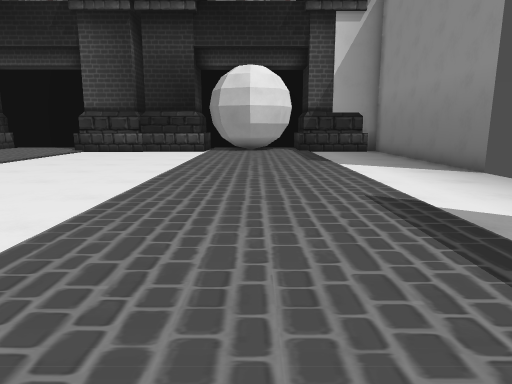
view 1 (above)

20 first-person views from a walk through a 3-D level made in the Godot game engine. The camera is 1.2 m above the floor, tilts 10° down and sees 70° across. The floor is counted in squares, 1 m on a side. Each view is taken from the middle of a square. On the plan, view 1 faces up. The plan holds only what a view shows up to about 15 squares ahead; the rest is blank. The place goes on beyond the plan. Some surface patterns are stand-ins.

view 2
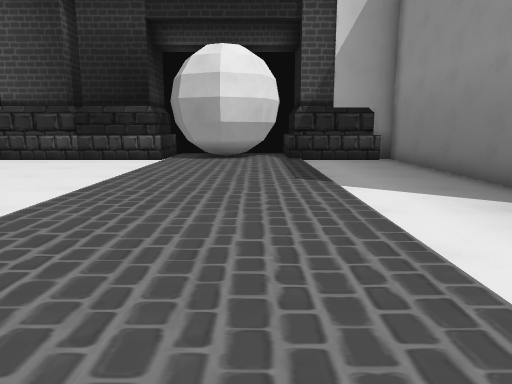

view 3
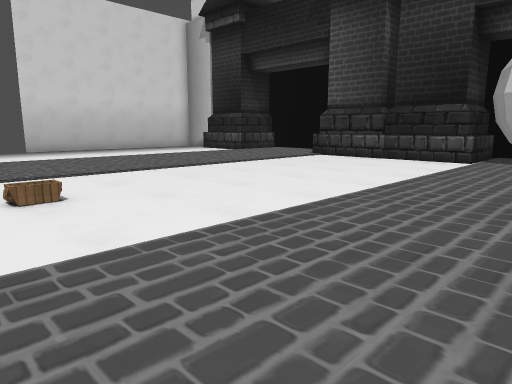

view 4
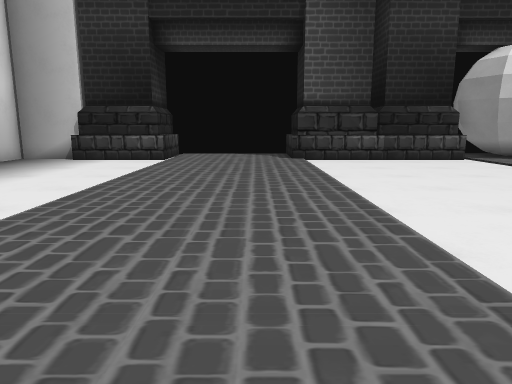

view 5
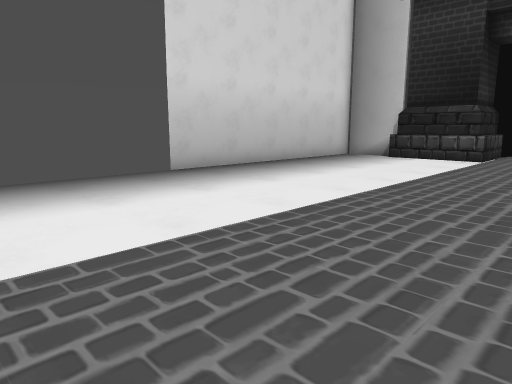

view 6
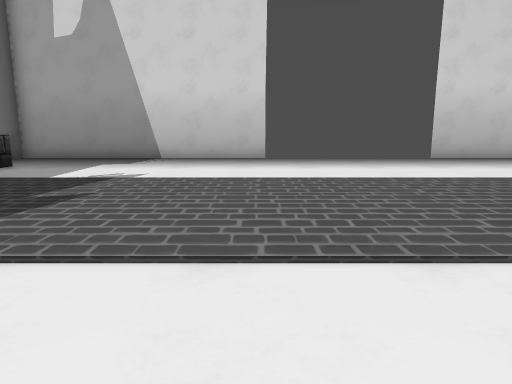

view 7
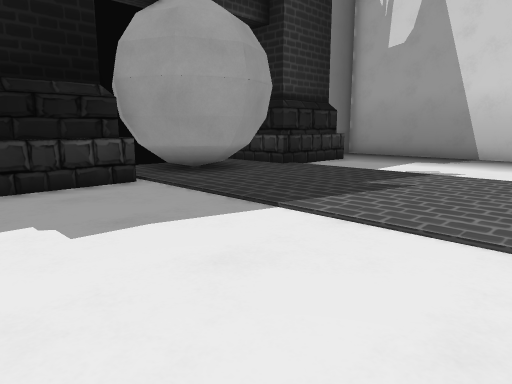

view 8
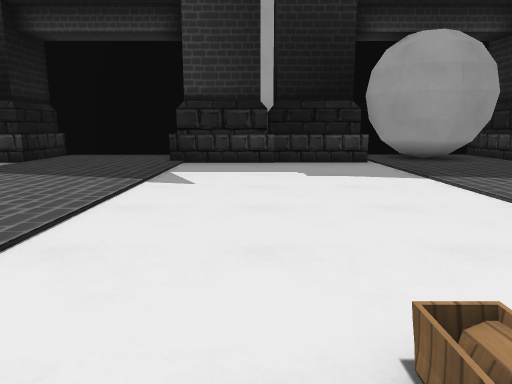

view 9
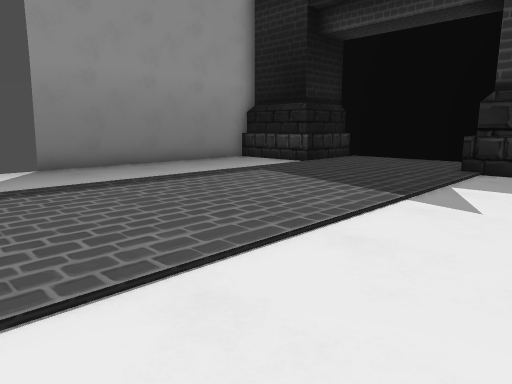

view 10
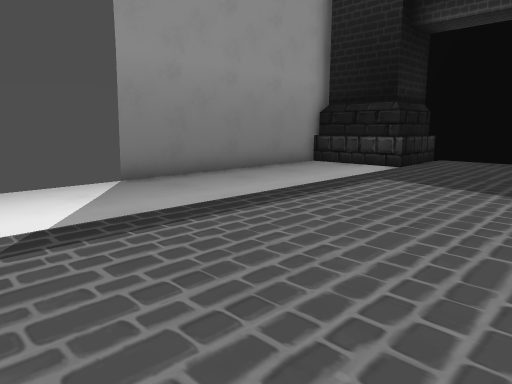

view 11
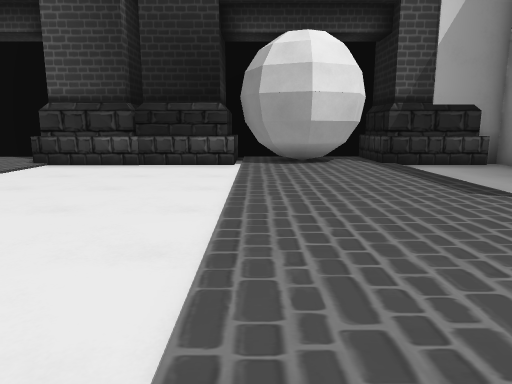

view 12
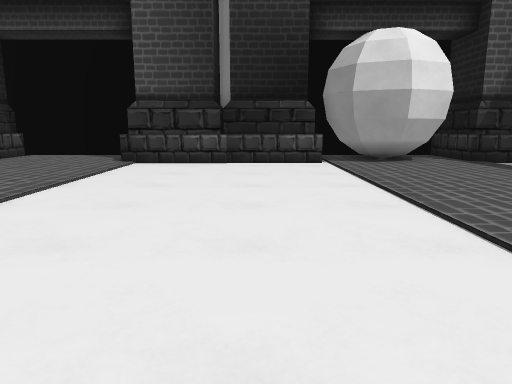

view 13
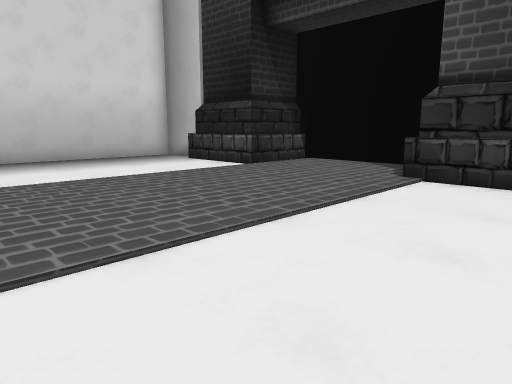

view 14
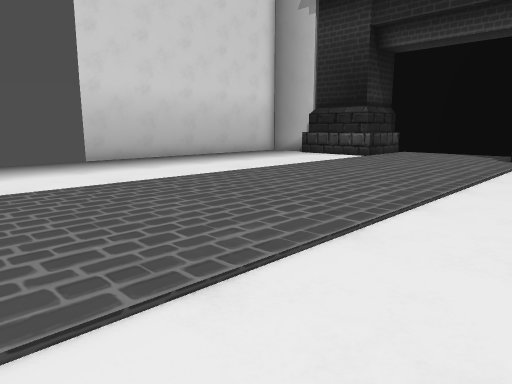

view 15
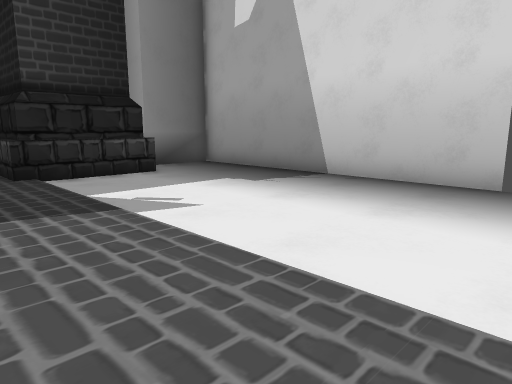

view 16
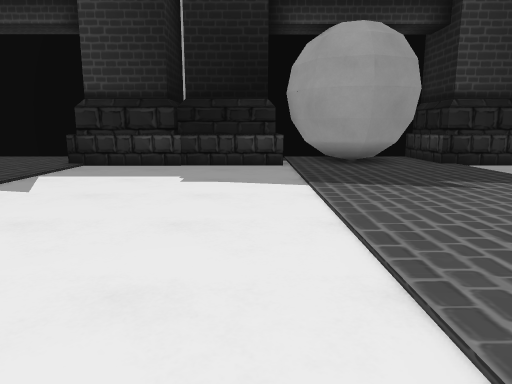

view 17
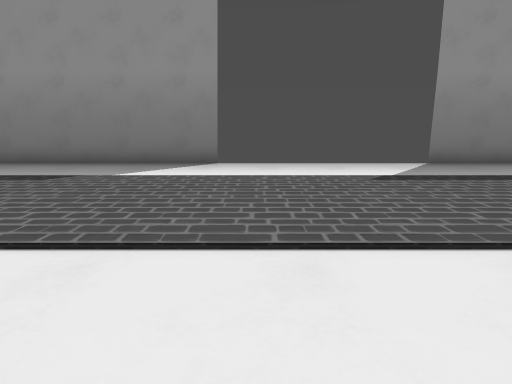

view 18
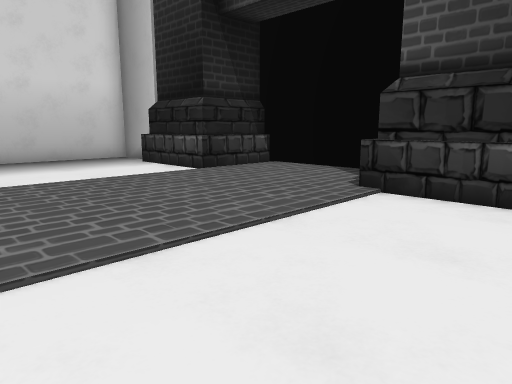

view 19
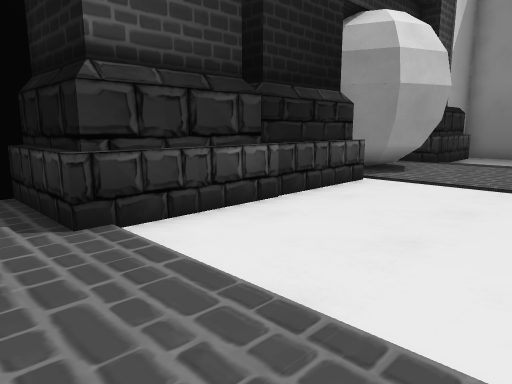

view 20
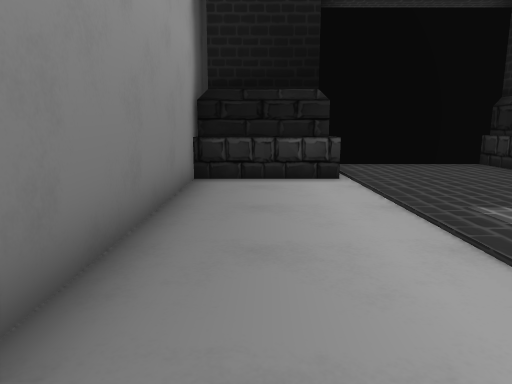

### Floor plan
Points are (right, up) in squares from view 1. A wall is a line through its corners. A room is listed if a view was taken in it or the views show most of it. See-through windows are left out.
Room 1 (views 1, 2, 3, 4, 5, 6, 7, 8, 9, 10, 11, 12, 13, 14, 15, 16, 17, 18, 19, 20)
walls: (-9.8, -4.4) (-9.2, -5.9); (-11, -4.1) (-9.9, -4.6); (-8.7, -4.9) (-2.2, -4.9); (-12.9, -4.4) (-11.3, -3.7) (-10, -4.3) (-9.3, -6); (-12.7, -4.6) (-11.5, -4.1); (-2.7, 19.7) (-9.3, 19.7) (-9.3, 22.3); (-1.6, 19.4) (-2.2, 20.8); (6.5, 10.2) (6.5, 19.9) (5.6, 19.9); (-20.6, 3.5) (-20.6, -6.3) (-18, -6.3); (-2.3, -6.5) (-2.3, -7.5) (3.3, -7.5) (3.2, -4.9) (6.4, -4.9); (0.9, 19.3) (-0.3, 18.8) (-1.4, 19.3); (-14.9, 19.7) (-18, 19.7); (-9.6, 22.3) (-14.9, 22.3) (-14.9, 19.4); (1.4, 20.2) (1.1, 19.3); (-17.4, -4.9) (-14.2, -4.9); (1.9, 20.7) (1.2, 19.2) (-0.3, 18.5) (-1.8, 19.2) (-2.4, 20.7); (-18, 19.9) (-20.5, 19.9); (5.8, 19.7) (2.5, 19.7) (2.5, 21.9); (6.5, -5.5) (6.5, 3.1); (-20.6, 20.2) (-20.6, 9.9)
low walls: (-9, -4.7) (-2, -4.7); (-12.5, -4.7) (-11.3, -4.2) (-10.1, -4.7) (-9.6, -6); (-2.7, 19.4) (-9.6, 19.4) (-9.6, 22.3); (-1.4, 19.3) (-2, 20.7); (-2, -6) (-2, -7.5); (-14.9, 19.4) (-18.2, 19.4); (0.9, 19.5) (-0.2, 19) (-1.5, 19.6); (3.2, -4.7) (6.5, -4.7); (1.3, 20.4) (0.9, 19.3); (-17.6, -4.7) (-14.2, -4.7); (-14.6, 22.4) (-14.6, 19.4); (3, -7.5) (3, -4.9); (6, 19.4) (2.3, 19.4) (2.3, 21.9)

Positions as (right, up) in squares from view 1, and headings:
1: (0, 0), facing up
2: (1, 5), facing up
3: (1, 5), facing up-left
4: (-11, 5), facing up
5: (-11, 4), facing up-left
6: (-6, 3), facing left
7: (-5, 3), facing down-left
8: (-5, 8), facing down
9: (-5, 6), facing down-right
10: (-2, 7), facing down-right
11: (-2, 7), facing up
12: (-5, 7), facing up
13: (-6, 11), facing up-left
14: (-7, 5), facing up-left
15: (-12, 5), facing down-left
16: (-8, 7), facing down
17: (-6, 9), facing right
18: (-6, 13), facing up-left
19: (-11, 15), facing up-right
20: (5, 4), facing down
